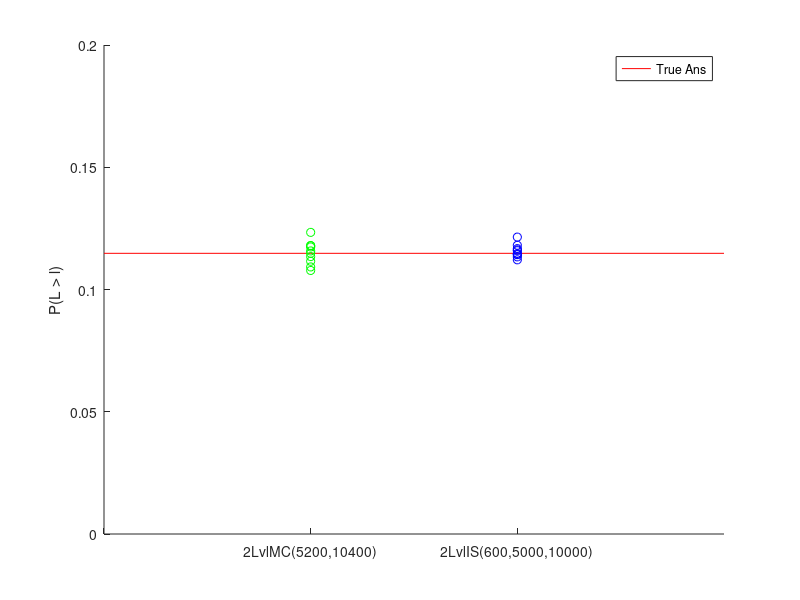

Write the MATLAB code that produced this figure.
hold on

NSim = 10;
xMax = 3;
yMax = 0.20;
trueAns = 0.1148;
X = 1:xMax;

TwoLvlMC = [ 0.10923076923076923076923076923077, 0.11798076923076923076923076923077, 0.11740384615384615384615384615385, 0.10778846153846153846153846153846, 0.11788461538461538461538461538462, 0.11576923076923076923076923076923, 0.12336538461538461538461538461538, 0.11346153846153846153846153846154, 0.11480769230769230769230769230769, 0.11153846153846153846153846153846];

TwoLvlIS = [ 0.1121395568097153516706754317056, 0.11335136943041609902671496001858, 0.11587156659560532423469680907147, 0.11621939440064284199127797592155, 0.1180892561102170751352602451334, 0.11672751876623481404049442744508, 0.11429155367578359980829105779776, 0.11425681607608309531265433633962, 0.11470921780796738964625092194183, 0.12143702502903749862461779684963];

plot([0 X],repmat(trueAns,1,xMax + 1),'r')

scatter(ones(NSim,1),TwoLvlMC,'g')
scatter(2*ones(NSim,1),TwoLvlIS,'b')

legend('True Ans')
%title('S:5, l:0.10, sample num:10600')
xlabel('')
xticks([0 1 2])
xticklabels({'','2LvlMC(5200,10400)','2LvlIS(600,5000,10000)'})
ylabel('P(L > l)')
axis([0,xMax,0 yMax])

hold off
